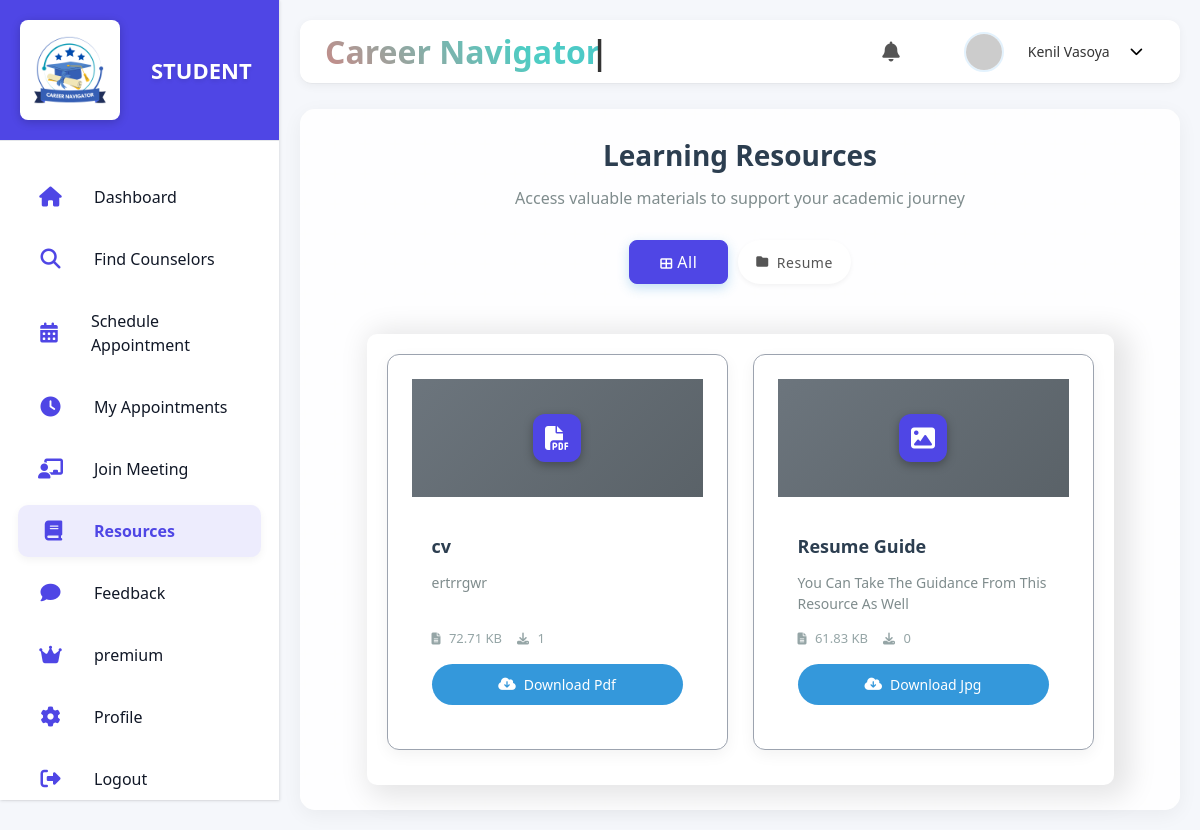
Page /resources (signed in) on the committed database.
### model.py (models this page shows)
class Resource(db.Model):
    __tablename__ = 'resources'
    id = db.Column(db.Integer, primary_key=True, autoincrement=True)
    title = db.Column(db.String(200), nullable=False)
    description = db.Column(db.String(100), nullable=True)
    category = db.Column(db.String(50), nullable=False)
    file_type = db.Column(db.String(50), nullable=False)
    file_size = db.Column(db.String(50), nullable=False)
    file_link = db.Column(db.String(255), nullable=False)
    downloads = db.Column(db.Integer, nullable=False, default=0)
    date_uploaded= db.Column(db.DateTime, nullable=False, default=datetime.now(timezone.utc))
    counselor_id = db.Column(db.Integer, nullable=False)

### app.py (the view)
@app.route('/resources')
def resources():
    if 'student_name' not in session:
        return redirect(url_for('student_login'))
    resources_data = Resource.query.all()
    resources = [
        {
            "id": resource.id,
            "title": resource.title,
            "category": resource.category,
            "description": resource.description,
            "file_type": resource.file_type,
            "file_size": resource.file_size,
            "downloads": resource.downloads,
            "file_link": f"/static/resources/{resource.title.lower().replace(' ', '_')}.{resource.file_type}"
        }
        for resource in resources_data
    ]
    categories = ["all"] + list(set([resource.category for resource in resources_data]))
    return render_template('student/resources.html', categories=categories, resources=resources, active_page='resources')

### templates/student/resources.html (shortened to what this page needs)
{% extends 'student/stud-base.html' %}
{% block content %}
<div class="resources-container">
    <div class="resources-header">
        <h2>Learning Resources</h2>
        <p>Access valuable materials to support your academic journey</p>
    </div>
    <div class="resources-categories">
        {% for category in categories %}
        <button class="category-btn {{ 'active' if loop.first else '' }} {{ category }}">
            <i class="fas {% if category == 'all' %}fa-th-large
                {% elif category == 'academic' %}fa-graduation-cap
                {% elif category == 'career' %}fa-briefcase
                {% elif category == 'mental-health' %}fa-brain
                {% elif category == 'wellness' %}fa-heart
                {% elif category == 'technology' %}fa-laptop-code
                {% else %}fa-folder{% endif %}"></i>
            {{ category.replace('-', ' ').title() }}
        </button>
        {% endfor %}
    </div>
    <div class="resources-grid">
        {% if resources %}
        {% for resource in resources %}
        <div class="resource-card {{ resource.category }}" id="resource-card">
            <div class="resource-type {{ resource.file_type }}">
                <i class="fas {% if resource.file_type|lower == 'pdf' %}
                fa-file-pdf
                {% elif resource.file_type|lower in ['mp4', 'avi', 'mkv', 'video'] %}
                fa-play-circle
                {% elif resource.file_type|lower in ['jpeg', 'jpg', 'png'] %}
                fa-image
                {% elif resource.file_type|lower in ['mp3', 'wav', 'audio'] %}
                fa-music
                {% elif resource.file_type|lower == 'book' %}
                fa-book
                {% else %}
                fa-file
                {% endif %}" id="resource-icon"></i>
            </div>
            <div class="resource-content">
                <h3>{{ resource.title }}</h3>
                <p class="resource-description">{{ resource.description }}</p>
                <div class="resource-meta">
                    <span class="resource-size"><i class="fas fa-file-alt"></i> {{ resource.file_size }}</span>
                    <span class="resource-downloads"><i class="fas fa-download"></i> {{ resource.downloads }}</span>
                </div>
                <a href="{{ url_for('download_resource',resource_id=resource.id) }}" class="download-btn" download>
                    <i class="fas fa-cloud-download-alt"></i> Download {{ resource.file_type|title }}
                </a>
            </div>
        </div>
        {% endfor %}
        {% else %}
        <div class="no-resources">
            <img src="https://cdn-icons-png.flaticon.com/512/7486/7486754.png" alt="No resources available">
            <p>Resources Are Not Available</p>
        </div>
        {% endif %}
    </div>
</div>
{% endblock %}

### static/css/student/dashboard.css (style rules this page uses)
:root { --primary-color: #4f46e5; --primary-hover: #4338ca; --secondary-color: #10b981; --warning-color: #f59e0b; --danger-color: #ef4444; --success-color: #10b981; --background-color: #f3f4f6; --surface-color: #ffffff; --text-primary: #111827; --text-secondary: #4b5563; --text-muted: #9ca3af; --border-color: #e5e7eb; --sidebar-width: 260px; --sidebar-collapsed-width: 70px; --top-bar-height: 64px; --card-shadow: 0 1px 3px 0 rgb(0 0 0 / 0.1), 0 1px 2px -1px rgb(0 0 0 / 0.1); --transition-speed: 0.3s; }
* { margin: 0; padding: 0; box-sizing: border-box; }
body { font-family: -apple-system, BlinkMacSystemFont, "Segoe UI", Roboto, Oxygen, Ubuntu, Cantarell, sans-serif; background-color: var(--background-color); color: var(--text-primary); line-height: 1.5; }
.resources-categories { margin-top: 25px; display: flex; justify-content: center; gap: 25px; }
.category-btn.active { display: block; padding: 10px 30px; color: white; background-color: var(--primary-color) !important; border: 1px solid var(--primary-color); border-radius: 8px; font-size: 16px; letter-spacing: 0.5px; cursor: pointer; transition: all 0.2s ease-in-out; }
.category-btn { background-color: white !important; display: block; padding: 10px 30px; color: var(--primary-color); border: 1px solid var(--primary-color); border-radius: 8px; font-size: 16px; letter-spacing: 0.5px; cursor: pointer; transition: all 0.2s ease-in-out; }
.resources-grid { max-width: 90%; margin: 0 auto; background: #fff; border-radius: 10px; padding: 20px; margin-top: 50px; box-shadow: 8px 4px 28px 8px rgba(0, 0, 0, 0.1); }
.resource-card { background-color: var(--surface-color); border-radius: 12px; padding: 1.5rem; display: flex; gap: 1rem; box-shadow: var(--card-shadow); }
#resource-card { border: 1px solid var(--text-muted); margin-bottom: 15px; }
#resource-icon { width: 48px; height: 48px; background-color: var(--primary-color); border-radius: 12px; display: flex; align-items: center; justify-content: center; color: white; font-size: 1.5rem; }

### templates/student/stud-base.html (style rules this page uses)
* { margin: 0; padding: 0; box-sizing: border-box; font-family: 'Segoe UI', Tahoma, Geneva, Verdana, sans-serif; }
body { background-color: #f5f7fb; color: #333; overflow-x: hidden; }

### rows in the picture
Resource: replace "Resume", title "cv", description "ertrrgwr", file_size "72.71 KB", downloads "1", file_type "Pdf"
Resource: title "Resume Guide", description "You Can Take The Guidance From This Resource As Well", file_size "61.83 KB", downloads "0", file_type "Jpg"

### other values in the picture
{{ session['student_name'] }} "Kenil Vasoya"
{{ category.replace('-', ' ').title() }} "All"
